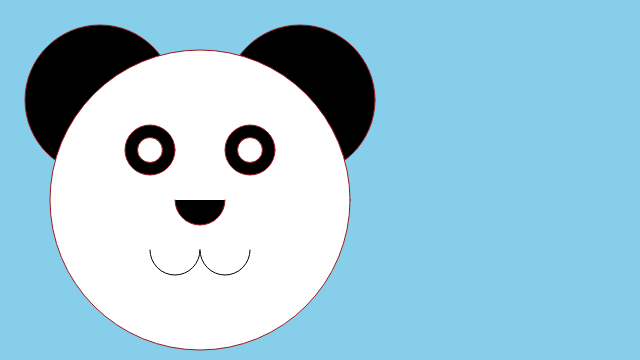
Frame 1 (no input)
Frame 60 (no input): identical to frame 1, image omitted
Frame 120 (the mouse pressed at the canvas centre since frame 60): identical to frame 1, image omitted

The p5.js sketch that drew this single still picture (run headless with seeded random() and noise() and a simulated clock; from frame 60 on, the mouse is pressed at the canvas centre):

// p5.js sketch
// ── sketch.js
// self portrait
function setup() {
	createCanvas(640, 360);
}

function draw() {
	background("skyblue");
	noStroke();
	
	//HEAD
    stroke(159, 26, 31);
    fill("black");
    ellipse(100, 100, 150);
    fill("black");
    ellipse(300, 100, 150);
    fill("white");
    ellipse(200, 200, 300);
    
	// eyes
	fill("black");
	ellipse(150, 150, 50, 50);
	ellipse(250, 150, 50, 50);
    fill("white");
	ellipse(150, 150, 25, 25);
	ellipse(250, 150, 25, 25);
	
	//nose
    fill(0, 0, 0);
    arc(200, 200, 50, 50, 0, PI);
    stroke(0, 0, 0);
    
    //mouth
    fill("white");
    arc(175, 250, 50, 50, 0, PI);
    arc(225, 250, 50, 50, 0, PI);
    stroke(0, 0, 0);
}
